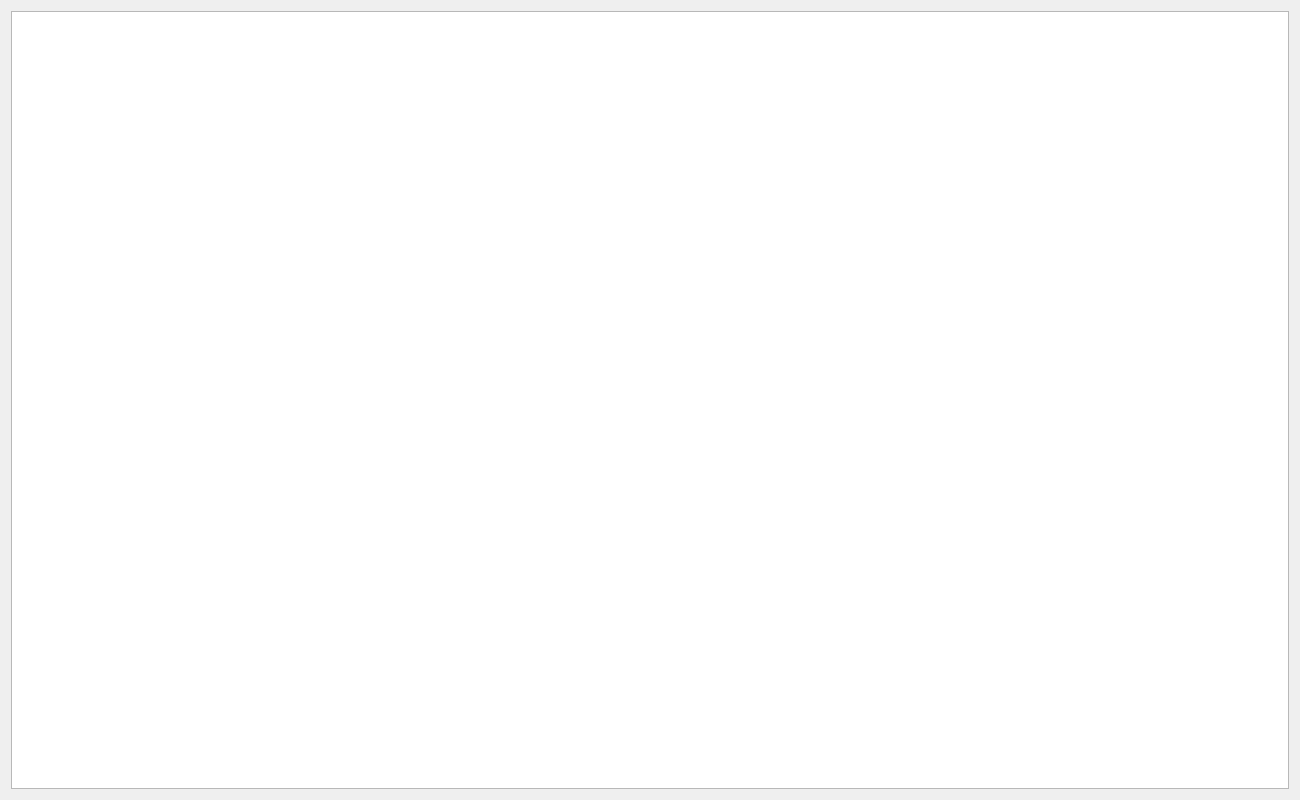
<?xml version="1.0" encoding="UTF-8"?>
<ui version="4.0">
 <class>dataDialog</class>
 <widget class="QDialog" name="dataDialog">
  <property name="geometry">
   <rect>
    <x>0</x>
    <y>0</y>
    <width>1300</width>
    <height>800</height>
   </rect>
  </property>
  <property name="font">
   <font>
    <pointsize>14</pointsize>
   </font>
  </property>
  <property name="windowTitle">
   <string>数据</string>
  </property>
  <layout class="QVBoxLayout" name="verticalLayout">
   <item>
    <widget class="QTableWidget" name="tableWidget">
     <property name="font">
      <font>
       <pointsize>10</pointsize>
      </font>
     </property>
    </widget>
   </item>
  </layout>
 </widget>
 <resources/>
 <connections/>
</ui>
